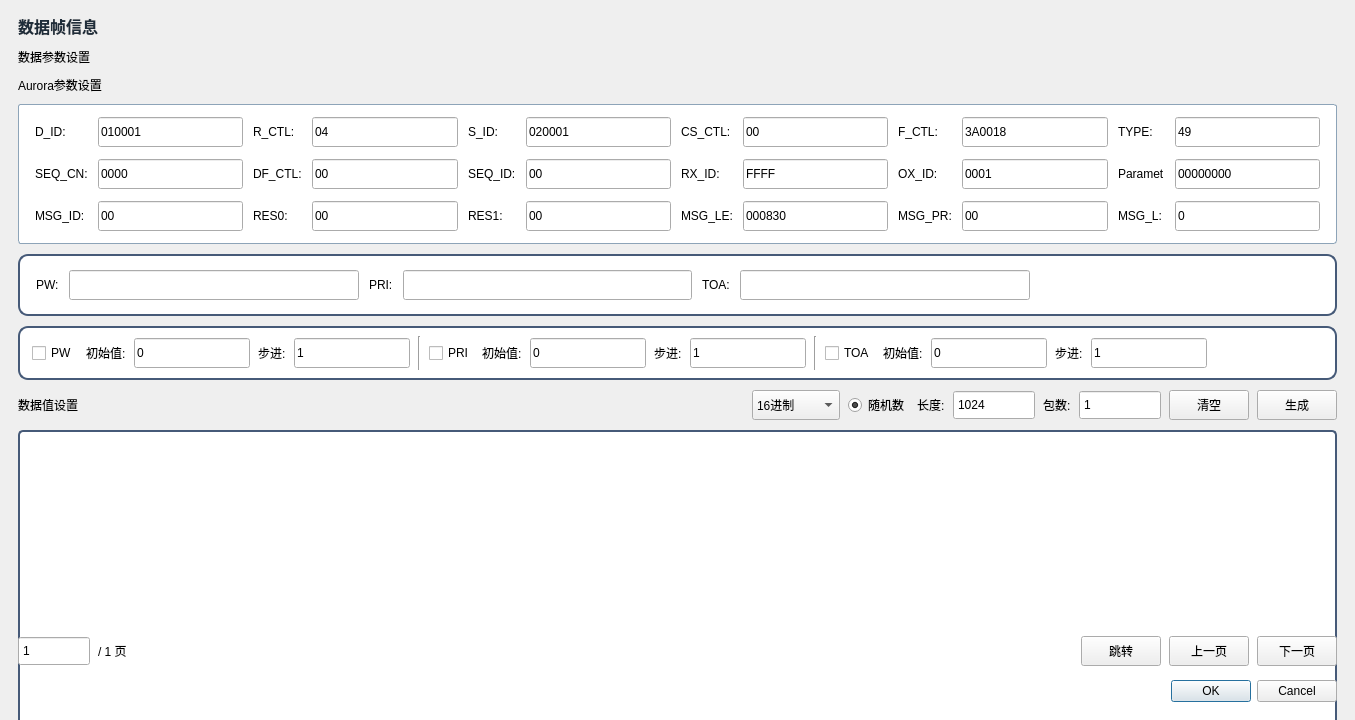
<?xml version="1.0" encoding="UTF-8"?>
<ui version="4.0">
 <class>AuroraFrameEditDialog</class>
 <widget class="QDialog" name="AuroraFrameEditDialog">
  <property name="geometry">
   <rect>
    <x>0</x>
    <y>0</y>
    <width>1355</width>
    <height>720</height>
   </rect>
  </property>
  <property name="minimumSize">
   <size>
    <width>1100</width>
    <height>720</height>
   </size>
  </property>
  <property name="windowTitle">
   <string>数据帧信息</string>
  </property>
  <property name="styleSheet">
   <string notr="true">QFrame#headerFrame,
QFrame#auroraParamSimpleFrame,
QFrame#sequenceParamFrame {
    background: #FFFFFF;
    border: 1px solid #8DA4B8;
    border-radius: 3px;
}
QLabel#dialogTitle {
    color: #1F2D3A;
    font-size: 16px;
    font-weight: 600;
}
QLabel#sectionTitle {
    color: #1F2D3A;
    font-size: 14px;
    font-weight: 600;
}</string>
  </property>
  <layout class="QVBoxLayout" name="rootLayout">
   <property name="spacing">
    <number>10</number>
   </property>
   <property name="leftMargin">
    <number>18</number>
   </property>
   <property name="topMargin">
    <number>14</number>
   </property>
   <property name="rightMargin">
    <number>18</number>
   </property>
   <property name="bottomMargin">
    <number>14</number>
   </property>
   <item>
    <widget class="QLabel" name="dialogTitle">
     <property name="text">
      <string>数据帧信息</string>
     </property>
    </widget>
   </item>
   <item>
    <widget class="QLabel" name="dataParamTitle">
     <property name="text">
      <string>数据参数设置</string>
     </property>
    </widget>
   </item>
   <item>
    <widget class="QLabel" name="headerSetTitle">
     <property name="text">
      <string>Aurora参数设置</string>
     </property>
    </widget>
   </item>
   <item>
    <widget class="QFrame" name="headerFrame">
     <property name="visible">
      <bool>false</bool>
     </property>
     <layout class="QGridLayout" name="headerGridLayout">
      <property name="leftMargin">
       <number>16</number>
      </property>
      <property name="topMargin">
       <number>12</number>
      </property>
      <property name="rightMargin">
       <number>16</number>
      </property>
      <property name="bottomMargin">
       <number>12</number>
      </property>
      <property name="horizontalSpacing">
       <number>10</number>
      </property>
      <property name="verticalSpacing">
       <number>12</number>
      </property>
      <item row="0" column="0">
       <widget class="QLabel" name="dIdLabel">
        <property name="text">
         <string>D_ID:</string>
        </property>
       </widget>
      </item>
      <item row="0" column="1">
       <widget class="QLineEdit" name="dIdEdit">
        <property name="minimumSize">
         <size>
          <width>88</width>
          <height>30</height>
         </size>
        </property>
        <property name="text">
         <string>010001</string>
        </property>
       </widget>
      </item>
      <item row="0" column="2">
       <widget class="QLabel" name="rCtlLabel">
        <property name="text">
         <string>R_CTL:</string>
        </property>
       </widget>
      </item>
      <item row="0" column="3">
       <widget class="QLineEdit" name="rCtlEdit">
        <property name="minimumSize">
         <size>
          <width>88</width>
          <height>30</height>
         </size>
        </property>
        <property name="text">
         <string>04</string>
        </property>
       </widget>
      </item>
      <item row="0" column="4">
       <widget class="QLabel" name="sIdLabel">
        <property name="text">
         <string>S_ID:</string>
        </property>
       </widget>
      </item>
      <item row="0" column="5">
       <widget class="QLineEdit" name="sIdEdit">
        <property name="minimumSize">
         <size>
          <width>88</width>
          <height>30</height>
         </size>
        </property>
        <property name="text">
         <string>020001</string>
        </property>
       </widget>
      </item>
      <item row="0" column="6">
       <widget class="QLabel" name="csCtlLabel">
        <property name="text">
         <string>CS_CTL:</string>
        </property>
       </widget>
      </item>
      <item row="0" column="7">
       <widget class="QLineEdit" name="csCtlEdit">
        <property name="minimumSize">
         <size>
          <width>88</width>
          <height>30</height>
         </size>
        </property>
        <property name="text">
         <string>00</string>
        </property>
       </widget>
      </item>
      <item row="0" column="8">
       <widget class="QLabel" name="fCtlLabel">
        <property name="text">
         <string>F_CTL:</string>
        </property>
       </widget>
      </item>
      <item row="0" column="9">
       <widget class="QLineEdit" name="fCtlEdit">
        <property name="minimumSize">
         <size>
          <width>88</width>
          <height>30</height>
         </size>
        </property>
        <property name="text">
         <string>3A0018</string>
        </property>
       </widget>
      </item>
      <item row="0" column="10">
       <widget class="QLabel" name="typeLabel">
        <property name="text">
         <string>TYPE:</string>
        </property>
       </widget>
      </item>
      <item row="0" column="11">
       <widget class="QLineEdit" name="typeEdit">
        <property name="minimumSize">
         <size>
          <width>88</width>
          <height>30</height>
         </size>
        </property>
        <property name="text">
         <string>49</string>
        </property>
       </widget>
      </item>
      <item row="1" column="0">
       <widget class="QLabel" name="seqCnLabel">
        <property name="text">
         <string>SEQ_CN:</string>
        </property>
       </widget>
      </item>
      <item row="1" column="1">
       <widget class="QLineEdit" name="seqCnEdit">
        <property name="minimumSize">
         <size>
          <width>88</width>
          <height>30</height>
         </size>
        </property>
        <property name="text">
         <string>0000</string>
        </property>
       </widget>
      </item>
      <item row="1" column="2">
       <widget class="QLabel" name="dfCtlLabel">
        <property name="text">
         <string>DF_CTL:</string>
        </property>
       </widget>
      </item>
      <item row="1" column="3">
       <widget class="QLineEdit" name="dfCtlEdit">
        <property name="minimumSize">
         <size>
          <width>88</width>
          <height>30</height>
         </size>
        </property>
        <property name="text">
         <string>00</string>
        </property>
       </widget>
      </item>
      <item row="1" column="4">
       <widget class="QLabel" name="seqIdLabel">
        <property name="text">
         <string>SEQ_ID:</string>
        </property>
       </widget>
      </item>
      <item row="1" column="5">
       <widget class="QLineEdit" name="seqIdEdit">
        <property name="minimumSize">
         <size>
          <width>88</width>
          <height>30</height>
         </size>
        </property>
        <property name="text">
         <string>00</string>
        </property>
       </widget>
      </item>
      <item row="1" column="6">
       <widget class="QLabel" name="rxIdLabel">
        <property name="text">
         <string>RX_ID:</string>
        </property>
       </widget>
      </item>
      <item row="1" column="7">
       <widget class="QLineEdit" name="rxIdEdit">
        <property name="minimumSize">
         <size>
          <width>88</width>
          <height>30</height>
         </size>
        </property>
        <property name="text">
         <string>FFFF</string>
        </property>
       </widget>
      </item>
      <item row="1" column="8">
       <widget class="QLabel" name="oxIdLabel">
        <property name="text">
         <string>OX_ID:</string>
        </property>
       </widget>
      </item>
      <item row="1" column="9">
       <widget class="QLineEdit" name="oxIdEdit">
        <property name="minimumSize">
         <size>
          <width>88</width>
          <height>30</height>
         </size>
        </property>
        <property name="text">
         <string>0001</string>
        </property>
       </widget>
      </item>
      <item row="1" column="10">
       <widget class="QLabel" name="parameterLabel">
        <property name="text">
         <string>Paramet</string>
        </property>
       </widget>
      </item>
      <item row="1" column="11">
       <widget class="QLineEdit" name="parameterEdit">
        <property name="minimumSize">
         <size>
          <width>88</width>
          <height>30</height>
         </size>
        </property>
        <property name="text">
         <string>00000000</string>
        </property>
       </widget>
      </item>
      <item row="2" column="0">
       <widget class="QLabel" name="msgIdLabel">
        <property name="text">
         <string>MSG_ID:</string>
        </property>
       </widget>
      </item>
      <item row="2" column="1">
       <widget class="QLineEdit" name="msgIdEdit">
        <property name="minimumSize">
         <size>
          <width>88</width>
          <height>30</height>
         </size>
        </property>
        <property name="text">
         <string>00</string>
        </property>
       </widget>
      </item>
      <item row="2" column="2">
       <widget class="QLabel" name="res0Label">
        <property name="text">
         <string>RES0:</string>
        </property>
       </widget>
      </item>
      <item row="2" column="3">
       <widget class="QLineEdit" name="res0Edit">
        <property name="minimumSize">
         <size>
          <width>88</width>
          <height>30</height>
         </size>
        </property>
        <property name="text">
         <string>00</string>
        </property>
       </widget>
      </item>
      <item row="2" column="4">
       <widget class="QLabel" name="res1Label">
        <property name="text">
         <string>RES1:</string>
        </property>
       </widget>
      </item>
      <item row="2" column="5">
       <widget class="QLineEdit" name="res1Edit">
        <property name="minimumSize">
         <size>
          <width>88</width>
          <height>30</height>
         </size>
        </property>
        <property name="text">
         <string>00</string>
        </property>
       </widget>
      </item>
      <item row="2" column="6">
       <widget class="QLabel" name="msgLeLabel">
        <property name="text">
         <string>MSG_LE:</string>
        </property>
       </widget>
      </item>
      <item row="2" column="7">
       <widget class="QLineEdit" name="msgLeEdit">
        <property name="minimumSize">
         <size>
          <width>88</width>
          <height>30</height>
         </size>
        </property>
        <property name="text">
         <string>000830</string>
        </property>
       </widget>
      </item>
      <item row="2" column="8">
       <widget class="QLabel" name="msgPrLabel">
        <property name="text">
         <string>MSG_PR:</string>
        </property>
       </widget>
      </item>
      <item row="2" column="9">
       <widget class="QLineEdit" name="msgPrEdit">
        <property name="minimumSize">
         <size>
          <width>88</width>
          <height>30</height>
         </size>
        </property>
        <property name="text">
         <string>00</string>
        </property>
       </widget>
      </item>
      <item row="2" column="10">
       <widget class="QLabel" name="msgLLabel">
        <property name="text">
         <string>MSG_L:</string>
        </property>
       </widget>
      </item>
      <item row="2" column="11">
       <widget class="QLineEdit" name="msgLEdit">
        <property name="minimumSize">
         <size>
          <width>88</width>
          <height>30</height>
         </size>
        </property>
        <property name="text">
         <string>0</string>
        </property>
       </widget>
      </item>
     </layout>
    </widget>
   </item>
   <item>
    <widget class="QFrame" name="auroraParamSimpleFrame">
     <property name="minimumSize">
      <size>
       <width>0</width>
       <height>62</height>
      </size>
     </property>
     <property name="styleSheet">
      <string notr="true">#auroraParamSimpleFrame{
background-color: rgb(255, 255, 255);
border:2px solid rgb(70,90,120);
border-radius:10px;
font: 75 11pt &quot;微软雅黑&quot;;
}</string>
     </property>
     <layout class="QHBoxLayout" name="auroraParamSimpleLayout">
      <property name="spacing">
       <number>10</number>
      </property>
      <property name="leftMargin">
       <number>16</number>
      </property>
      <property name="topMargin">
       <number>14</number>
      </property>
      <property name="rightMargin">
       <number>16</number>
      </property>
      <property name="bottomMargin">
       <number>14</number>
      </property>
      <item>
       <widget class="QLabel" name="pwLabel">
        <property name="text">
         <string>PW:</string>
        </property>
       </widget>
      </item>
      <item>
       <widget class="QLineEdit" name="pwEdit">
        <property name="minimumSize">
         <size>
          <width>110</width>
          <height>30</height>
         </size>
        </property>
       </widget>
      </item>
      <item>
       <widget class="QLabel" name="priLabel">
        <property name="text">
         <string>PRI:</string>
        </property>
       </widget>
      </item>
      <item>
       <widget class="QLineEdit" name="priEdit">
        <property name="minimumSize">
         <size>
          <width>110</width>
          <height>30</height>
         </size>
        </property>
       </widget>
      </item>
      <item>
       <widget class="QLabel" name="toaLabel">
        <property name="text">
         <string>TOA:</string>
        </property>
       </widget>
      </item>
      <item>
       <widget class="QLineEdit" name="toaEdit">
        <property name="minimumSize">
         <size>
          <width>110</width>
          <height>30</height>
         </size>
        </property>
       </widget>
      </item>
      <item>
       <spacer name="auroraParamSimpleSpacer">
        <property name="orientation">
         <enum>Qt::Horizontal</enum>
        </property>
        <property name="sizeHint" stdset="0">
         <size>
          <width>40</width>
          <height>20</height>
         </size>
        </property>
       </spacer>
      </item>
     </layout>
    </widget>
   </item>
   <item>
    <widget class="QFrame" name="sequenceParamFrame">
     <property name="minimumSize">
      <size>
       <width>0</width>
       <height>54</height>
      </size>
     </property>
     <property name="styleSheet">
      <string notr="true">#sequenceParamFrame{
background-color: rgb(255, 255, 255);
border:2px solid rgb(70,90,120);
border-radius:10px;
font: 75 11pt &quot;微软雅黑&quot;;
}</string>
     </property>
     <layout class="QHBoxLayout" name="sequenceParamLayout">
      <property name="spacing">
       <number>8</number>
      </property>
      <property name="leftMargin">
       <number>12</number>
      </property>
      <property name="topMargin">
       <number>8</number>
      </property>
      <property name="rightMargin">
       <number>12</number>
      </property>
      <property name="bottomMargin">
       <number>8</number>
      </property>
      <item>
       <widget class="QCheckBox" name="pwSequenceCheckBox">
        <property name="text">
         <string>PW</string>
        </property>
       </widget>
      </item>
      <item>
       <widget class="QLabel" name="pwInitialValueLabel">
        <property name="text">
         <string>初始值:</string>
        </property>
       </widget>
      </item>
      <item>
       <widget class="QLineEdit" name="pwInitialValueEdit">
        <property name="minimumSize">
         <size>
          <width>82</width>
          <height>30</height>
         </size>
        </property>
        <property name="text">
         <string>0</string>
        </property>
       </widget>
      </item>
      <item>
       <widget class="QLabel" name="pwStepValueLabel">
        <property name="text">
         <string>步进:</string>
        </property>
       </widget>
      </item>
      <item>
       <widget class="QLineEdit" name="pwStepValueEdit">
        <property name="minimumSize">
         <size>
          <width>82</width>
          <height>30</height>
         </size>
        </property>
        <property name="text">
         <string>1</string>
        </property>
       </widget>
      </item>
      <item>
       <widget class="QFrame" name="sequenceSeparator1">
        <property name="frameShape">
         <enum>QFrame::VLine</enum>
        </property>
        <property name="frameShadow">
         <enum>QFrame::Sunken</enum>
        </property>
       </widget>
      </item>
      <item>
       <widget class="QCheckBox" name="priSequenceCheckBox">
        <property name="text">
         <string>PRI</string>
        </property>
       </widget>
      </item>
      <item>
       <widget class="QLabel" name="priInitialValueLabel">
        <property name="text">
         <string>初始值:</string>
        </property>
       </widget>
      </item>
      <item>
       <widget class="QLineEdit" name="priInitialValueEdit">
        <property name="minimumSize">
         <size>
          <width>82</width>
          <height>30</height>
         </size>
        </property>
        <property name="text">
         <string>0</string>
        </property>
       </widget>
      </item>
      <item>
       <widget class="QLabel" name="priStepValueLabel">
        <property name="text">
         <string>步进:</string>
        </property>
       </widget>
      </item>
      <item>
       <widget class="QLineEdit" name="priStepValueEdit">
        <property name="minimumSize">
         <size>
          <width>82</width>
          <height>30</height>
         </size>
        </property>
        <property name="text">
         <string>1</string>
        </property>
       </widget>
      </item>
      <item>
       <widget class="QFrame" name="sequenceSeparator2">
        <property name="frameShape">
         <enum>QFrame::VLine</enum>
        </property>
        <property name="frameShadow">
         <enum>QFrame::Sunken</enum>
        </property>
       </widget>
      </item>
      <item>
       <widget class="QCheckBox" name="toaSequenceCheckBox">
        <property name="text">
         <string>TOA</string>
        </property>
       </widget>
      </item>
      <item>
       <widget class="QLabel" name="toaInitialValueLabel">
        <property name="text">
         <string>初始值:</string>
        </property>
       </widget>
      </item>
      <item>
       <widget class="QLineEdit" name="toaInitialValueEdit">
        <property name="minimumSize">
         <size>
          <width>82</width>
          <height>30</height>
         </size>
        </property>
        <property name="text">
         <string>0</string>
        </property>
       </widget>
      </item>
      <item>
       <widget class="QLabel" name="toaStepValueLabel">
        <property name="text">
         <string>步进:</string>
        </property>
       </widget>
      </item>
      <item>
       <widget class="QLineEdit" name="toaStepValueEdit">
        <property name="minimumSize">
         <size>
          <width>82</width>
          <height>30</height>
         </size>
        </property>
        <property name="text">
         <string>1</string>
        </property>
       </widget>
      </item>
      <item>
       <spacer name="sequenceParamSpacer">
        <property name="orientation">
         <enum>Qt::Horizontal</enum>
        </property>
        <property name="sizeHint" stdset="0">
         <size>
          <width>20</width>
          <height>20</height>
         </size>
        </property>
       </spacer>
      </item>
     </layout>
    </widget>
   </item>
   <item>
    <layout class="QHBoxLayout" name="valueToolbarLayout">
     <property name="spacing">
      <number>8</number>
     </property>
     <item>
      <widget class="QLabel" name="valueTitle">
       <property name="text">
        <string>数据值设置</string>
       </property>
      </widget>
     </item>
     <item>
      <spacer name="valueToolbarSpacer">
       <property name="orientation">
        <enum>Qt::Horizontal</enum>
       </property>
       <property name="sizeHint" stdset="0">
        <size>
         <width>40</width>
         <height>20</height>
        </size>
       </property>
      </spacer>
     </item>
     <item>
      <widget class="QComboBox" name="baseCombo">
       <property name="minimumSize">
        <size>
         <width>88</width>
         <height>30</height>
        </size>
       </property>
       <item>
        <property name="text">
         <string>16进制</string>
        </property>
       </item>
       <item>
        <property name="text">
         <string>10进制</string>
        </property>
       </item>
      </widget>
     </item>
     <item>
      <widget class="QRadioButton" name="randomRadioButton">
       <property name="text">
        <string>随机数</string>
       </property>
       <property name="checked">
        <bool>true</bool>
       </property>
      </widget>
     </item>
     <item>
      <widget class="QLabel" name="lengthLabel">
       <property name="text">
        <string>长度:</string>
       </property>
      </widget>
     </item>
     <item>
      <widget class="QSpinBox" name="lengthSpinBox">
       <property name="minimumSize">
        <size>
         <width>82</width>
         <height>30</height>
        </size>
       </property>
       <property name="readOnly">
        <bool>true</bool>
       </property>
       <property name="buttonSymbols">
        <enum>QAbstractSpinBox::NoButtons</enum>
       </property>
       <property name="minimum">
        <number>1024</number>
       </property>
       <property name="maximum">
        <number>1024</number>
       </property>
       <property name="value">
        <number>1024</number>
       </property>
      </widget>
     </item>
     <item>
      <widget class="QLabel" name="packetCountLabel">
       <property name="text">
        <string>包数:</string>
       </property>
      </widget>
     </item>
     <item>
      <widget class="QSpinBox" name="packetCountSpinBox">
       <property name="minimumSize">
        <size>
         <width>82</width>
         <height>30</height>
        </size>
       </property>
       <property name="styleSheet">
        <string notr="true">QPushButton{
border:1px solid rgb(70,90,120);
color: rgb(255, 255, 255);
border-radius:3px;
font: 75 11pt &quot;微软雅黑&quot;;
background-color: rgb(153,217,234);
}
QPushButton:hover{
color: rgb(25, 118, 210);
background-color: rgb(227, 236, 255);
};</string>
       </property>
       <property name="buttonSymbols">
        <enum>QAbstractSpinBox::NoButtons</enum>
       </property>
       <property name="minimum">
        <number>1</number>
       </property>
       <property name="maximum">
        <number>100000</number>
       </property>
       <property name="value">
        <number>1</number>
       </property>
      </widget>
     </item>
     <item>
      <widget class="QPushButton" name="clearButton">
       <property name="minimumSize">
        <size>
         <width>70</width>
         <height>30</height>
        </size>
       </property>
       <property name="styleSheet">
        <string notr="true">QPushButton{
border:1px solid rgb(70,90,120);
color: rgb(255, 255, 255);
border-radius:3px;
font: 75 11pt &quot;微软雅黑&quot;;
background-color: rgb(153,217,234);
}
QPushButton:hover{
color: rgb(25, 118, 210);
background-color: rgb(227, 236, 255);
};</string>
       </property>
       <property name="text">
        <string>清空</string>
       </property>
      </widget>
     </item>
     <item>
      <widget class="QPushButton" name="generateButton">
       <property name="minimumSize">
        <size>
         <width>70</width>
         <height>30</height>
        </size>
       </property>
       <property name="styleSheet">
        <string notr="true">QPushButton{
border:1px solid rgb(70,90,120);
color: rgb(255, 255, 255);
border-radius:3px;
font: 75 11pt &quot;微软雅黑&quot;;
background-color: rgb(153,217,234);
}
QPushButton:hover{
color: rgb(25, 118, 210);
background-color: rgb(227, 236, 255);
};</string>
       </property>
       <property name="text">
        <string>生成</string>
       </property>
      </widget>
     </item>
    </layout>
   </item>
   <item>
    <widget class="QTableWidget" name="valueTable">
     <property name="minimumSize">
      <size>
       <width>0</width>
       <height>330</height>
      </size>
     </property>
     <property name="styleSheet">
      <string notr="true">#valueTable{
background-color: rgb(255,255,255);
border-left:2px solid rgb(70,90,120);
border-right:2px solid rgb(70,90,120);
border-bottom:2px solid rgb(70,90,120);
border-top:2px solid rgb(70,90,120);
border-radius:5px;
font: 75 11pt &quot;微软雅黑&quot;;
color: rgb(0,0,0);
gridline-color:rgb(70,90,120);
}
Qtablewidget::item{
border:1px solid rgb(70,90,120);
}</string>
     </property>
    </widget>
   </item>
   <item>
    <layout class="QHBoxLayout" name="valuePageLayout">
     <property name="spacing">
      <number>8</number>
     </property>
     <item>
      <widget class="QSpinBox" name="valuePageSpinBox">
       <property name="minimumSize">
        <size>
         <width>72</width>
         <height>30</height>
        </size>
       </property>
       <property name="buttonSymbols">
        <enum>QAbstractSpinBox::NoButtons</enum>
       </property>
       <property name="minimum">
        <number>1</number>
       </property>
       <property name="maximum">
        <number>1</number>
       </property>
      </widget>
     </item>
     <item>
      <widget class="QLabel" name="valuePageCountLabel">
       <property name="text">
        <string>/ 1 页</string>
       </property>
      </widget>
     </item>
     <item>
      <spacer name="valuePageSpacer">
       <property name="orientation">
        <enum>Qt::Horizontal</enum>
       </property>
       <property name="sizeHint" stdset="0">
        <size>
         <width>40</width>
         <height>20</height>
        </size>
       </property>
      </spacer>
     </item>
     <item>
      <widget class="QPushButton" name="valueJumpButton">
       <property name="minimumSize">
        <size>
         <width>70</width>
         <height>30</height>
        </size>
       </property>
       <property name="styleSheet">
        <string notr="true">QPushButton{
border:1px solid rgb(70,90,120);
color: rgb(255, 255, 255);
border-radius:3px;
font: 75 11pt &quot;微软雅黑&quot;;
background-color: rgb(153,217,234);
}
QPushButton:hover{
color: rgb(25, 118, 210);
background-color: rgb(227, 236, 255);
};</string>
       </property>
       <property name="text">
        <string>跳转</string>
       </property>
      </widget>
     </item>
     <item>
      <widget class="QPushButton" name="valuePrevButton">
       <property name="minimumSize">
        <size>
         <width>70</width>
         <height>30</height>
        </size>
       </property>
       <property name="styleSheet">
        <string notr="true">QPushButton{
border:1px solid rgb(70,90,120);
color: rgb(255, 255, 255);
border-radius:3px;
font: 75 11pt &quot;微软雅黑&quot;;
background-color: rgb(153,217,234);
}
QPushButton:hover{
color: rgb(25, 118, 210);
background-color: rgb(227, 236, 255);
};</string>
       </property>
       <property name="text">
        <string>上一页</string>
       </property>
      </widget>
     </item>
     <item>
      <widget class="QPushButton" name="valueNextButton">
       <property name="minimumSize">
        <size>
         <width>70</width>
         <height>30</height>
        </size>
       </property>
       <property name="styleSheet">
        <string notr="true">QPushButton{
border:1px solid rgb(70,90,120);
color: rgb(255, 255, 255);
border-radius:3px;
font: 75 11pt &quot;微软雅黑&quot;;
background-color: rgb(153,217,234);
}
QPushButton:hover{
color: rgb(25, 118, 210);
background-color: rgb(227, 236, 255);
};</string>
       </property>
       <property name="text">
        <string>下一页</string>
       </property>
      </widget>
     </item>
    </layout>
   </item>
   <item>
    <widget class="QDialogButtonBox" name="buttonBox">
     <property name="minimumSize">
      <size>
       <width>70</width>
       <height>30</height>
      </size>
     </property>
     <property name="standardButtons">
      <set>QDialogButtonBox::Cancel|QDialogButtonBox::Ok</set>
     </property>
    </widget>
   </item>
  </layout>
 </widget>
 <resources/>
 <connections/>
</ui>
